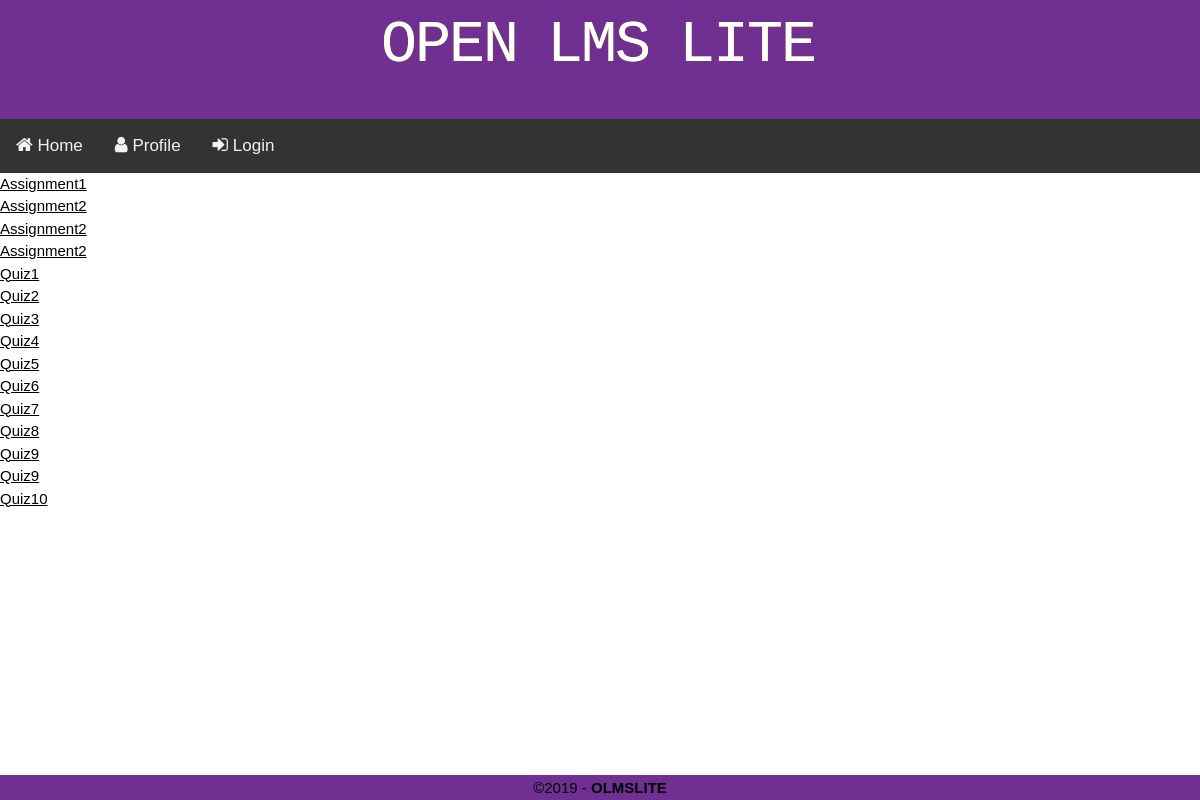
Before: /courses/1/quizes/ with the older database file.
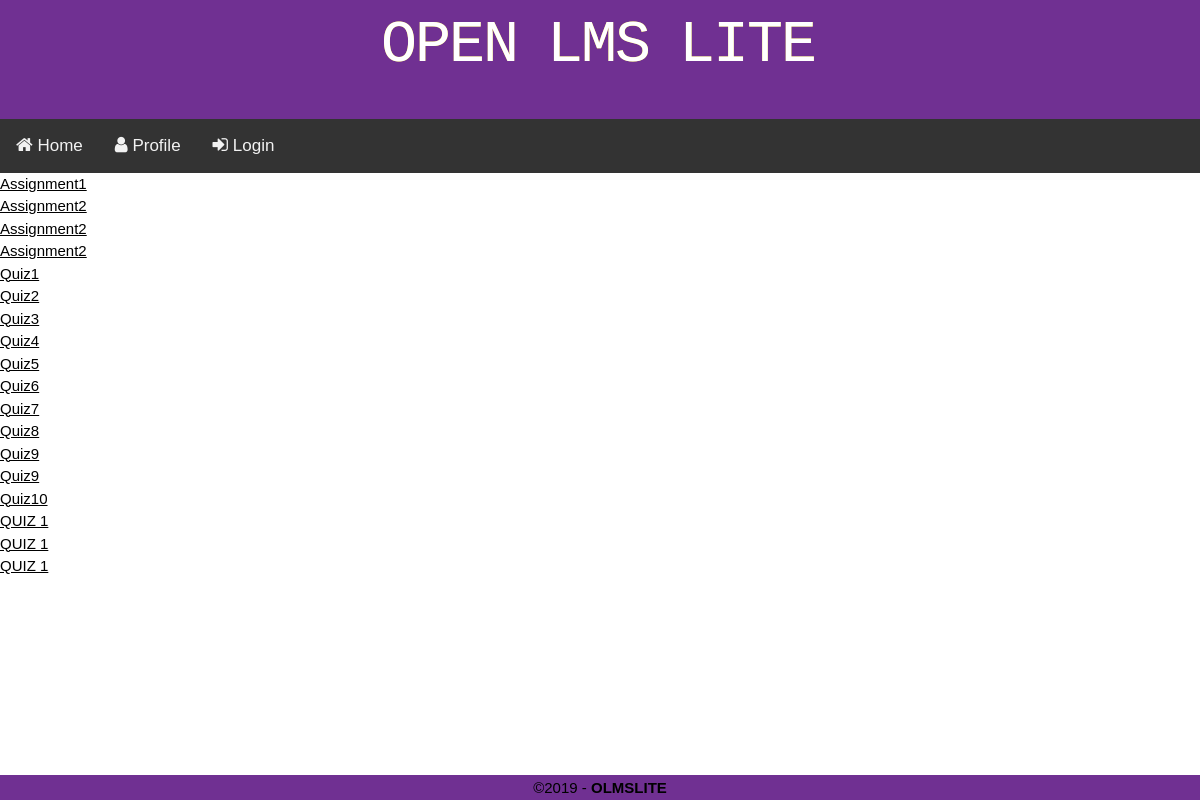
After: the same page with the newer database file.
### courses/models.py (models this page shows, shortened)
class Assignment(models.Model):
	assignment_name = models.CharField(max_length=255, blank=True)
	open_date		= models.DateTimeField(blank=True)
	due_date		= models.DateTimeField(blank=True)
	prof			= models.ForeignKey('accounts.Professor', on_delete=models.CASCADE)
	course_id		= models.ForeignKey('courses.Course', on_delete=models.CASCADE)
	grade			= models.BigIntegerField(blank=True, default=0)
	TYPE_CHOICES = (
		(2, 'homework'),
		(1, 'survey'),
		(0, 'quiz'),
	)
	type 			= models.SmallIntegerField(choices=TYPE_CHOICES, blank=True)

class Quiz(Assignment):
	grade_viewable = models.BooleanField()
	file = models.FileField(upload_to='quiz', blank=True)

class Assignment(models.Model):
	assignment_name = models.CharField(max_length=255, blank=True)
	open_date		= models.DateTimeField(blank=True)
	due_date		= models.DateTimeField(blank=True)
	prof			= models.ForeignKey('accounts.Professor', on_delete=models.CASCADE)
	course_id		= models.ForeignKey('courses.Course', on_delete=models.CASCADE)
	grade			= models.BigIntegerField(blank=True, default=0)
	TYPE_CHOICES = (
		(2, 'homework'),
		(1, 'survey'),
		(0, 'quiz'),
	)
	type 			= models.SmallIntegerField(choices=TYPE_CHOICES, blank=True)

### courses/views.py (the view)
# urls.py: path('courses/<int:cid>/quizes/',courseView.quiz_list_view, name='quiz_list' ),
def quiz_list_view(request, cid):
	context_dict = {}
	quizzes = Course.objects.get(id=cid).quizes.all()
	context_dict['quizzes'] = quizzes
	return render(request, 'quiz_list_page.html', context_dict)

### templates/quiz_list_page.html
{% extends 'base.html' %}
{% block content %}
    <ul>
    {% for Quiz in quizzes %}
        <li><a href="{%  url 'quiz_page' cid=Quiz.course_id.id id=Quiz.id %} ">{{ Quiz.assignment_name }}</a></li>
    {% endfor %}
    </ul>
{% endblock content %}

### templates/base.html (shortened to what this page needs)
{% load static %}
<!doctype html>
<html lang="en-US">
<head>
	<link rel="stylesheet" href="https://cdnjs.cloudflare.com/ajax/libs/font-awesome/4.7.0/css/font-awesome.min.css">
    <link rel="stylesheet" type = "text/css" href="{% static '/css/main.css' %}">
    <link rel="stylesheet" type = "text/css" href="{% static '/css/w3.css' %}">
    <link rel="stylesheet" type = "text/css" href="{% static '/css/logo.css' %}">
</head>
<body>
  <header id="titlebar">
  	<a href={% url 'index' %}>
        <pre class="logo" id="logo"><div class="wrapper" style="width: 34px; height: 90px; top: 0px;"><span class="letter-1">O</span><span class="letter-2">O</span></div><div class="wrapper" style="width: 34px; height: 90px; top: 0px;"><span class="letter-1">P</span><span class="letter-2">P</span></div><div class="wrapper" style="width: 34px; height: 90px; top: 0px;"><span class="letter-1">E</span><span class="letter-2">E</span></div><div class="wrapper" style="width: 34px; height: 90px; top: 0px;"><span class="letter-1">N</span><span class="letter-2">N</span></div><div class="wrapper" style="width: 30px; height: 0px; top: 0px;"></div><div class="wrapper" style="width: 34px; height: 90px; top: 0px;"><span class="letter-1">L</span><span class="letter-2">L</span></div><div class="wrapper" style="width: 34px; height: 90px; top: 0px;"><span class="letter-1">M</span><span class="letter-2">M</span></div><div class="wrapper" style="width: 34px; height: 90px; top: 0px;"><span class="letter-1">S</span><span class="letter-2">S</span></div><div class="wrapper" style="width: 30px; height: 0px; top: 0px;"></div><div class="wrapper" style="width: 34px; height: 90px; top: 0px;"><span class="letter-1">L</span><span class="letter-2">L</span></div><div class="wrapper" style="width: 34px; height: 90px; top: 0px;"><span class="letter-1">I</span><span class="letter-2">I</span></div><div class="wrapper" style="width: 34px; height: 90px; top: 0px;"><span class="letter-1">T</span><span class="letter-2">T</span></div><div class="wrapper" style="width: 34px; height: 90px; top: 0px;"><span class="letter-1">E</span><span class="letter-2">E</span></div></pre>
  {% block navbar %}
    <nav>
       <div class="topnav" id="myTopnav">
       <a href="{% url 'index' %}"><i class="fa fa-home" style="font-size:18px"></i> Home</a>
          <a href="{% url 'profile' %}"><i class="fa fa-user" style="font-size:18px"></i> Profile</a>
          {% if user.is_authenticated %}
              <a href="{% url 'logout' %}"><i class="fa fa-sign-out" style="font-size:18px"></i> Logout</a>
          {% else %}
            <a href="{% url 'login' %}"><i class="fa fa-sign-in" style="font-size:18px"></i> Login</a>
          {% endif %}
      </div>
    </nav>
  {% endblock navbar %}
  </header>
  {% block content %}
  {% endblock content %}
  <footer>
	<div class="copyright">&copy;2019 - <strong>OLMSLITE</strong></div>
  </footer>
</body>
</html>

### static/css/main.css (style rules this page uses)
* { box-sizing: border-box; margin: 0; padding: 0; outline: 0; font-size: 100%; vertical-align: baseline; background: transparent; }
body { margin: 0; font-family: Arial, Helvetica, sans-serif; }
a pre { margin: auto; margin-left: auto; }
footer { text-align: center; height: 25px; line-height: 25px; z-index: -1; bottom: 0; width: 100%; display: block; }
.logo { font-size: 60px; width: fit-content; color: #eaeaea; }
.topnav { overflow: hidden; background-color: #333; }
.topnav a { float: left; display: block; color: #f2f2f2; text-align: center; padding: 14px 16px; text-decoration: none; font-size: 17px; }
#titlebar { background-color: #703092; text-align: center; }
.copyright { text-align: center; background-color: #703092; height: 25px; line-height: 25px; position: fixed; bottom: 0; width: 100%; display: block; }

### static/css/w3.css (style rules this page uses)
html { box-sizing:border-box }
*,*:before,*:after { box-sizing:inherit }
html { -ms-text-size-adjust:100%;-webkit-text-size-adjust:100% }
body { margin:0 }
article,aside,details,figcaption,figure,footer,header,main,menu,nav,section,summary { display:block }
a { background-color:transparent;-webkit-text-decoration-skip:objects }
code,kbd,pre,samp { font-family:monospace,monospace;font-size:1em }
html,body { font-family:Verdana,sans-serif;font-size:15px;line-height:1.5 }
html { overflow-x:hidden }
a { color:inherit }

### static/css/logo.css (style rules this page uses)
#logo .wrapper { display: inline-block; top: -900px; position: relative; width: 90px; transition: ease 0.1s all; }
#logo .wrapper span { position: absolute; top: 0; right: 0; transition: ease 0.1s all; }
#logo .wrapper span.letter-2 { color: rgba(255, 252, 0, 0.84); }
#logo .wrapper span.letter-1 { color: rgb(255, 255, 255); z-index: 1; }

Changed rows visible on the page:
added Quiz: assignment_name "QUIZ 1"
added Quiz: assignment_name "QUIZ 1"
added Quiz: assignment_name "QUIZ 1"
